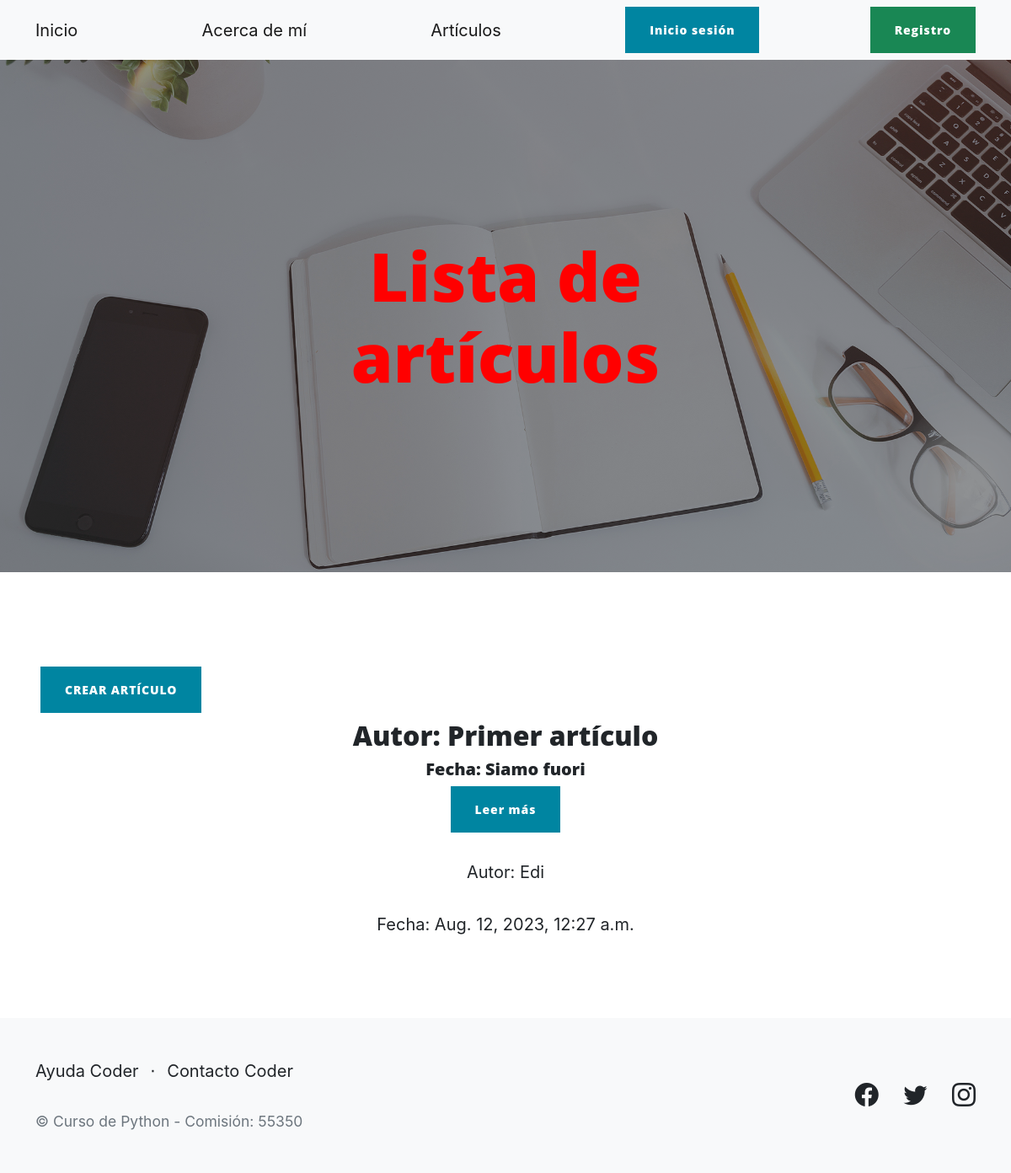
The app's page /pages/lista_articulos with its own data.
### pr_blogapp/models.py (models this page shows, shortened)
class Articulo(models.Model):
    titulo = models.CharField(max_length=200)
    subtitulo = models.CharField(max_length=200)
    cuerpo = models.TextField()
    autor = models.ForeignKey(User, on_delete=models.CASCADE)
    fecha = models.DateTimeField(auto_now_add=True)
    imagen = models.ImageField(upload_to='articulos', blank=True, null=True)

### pr_blogapp/views.py (the view)
# urls.py: path('lista_articulos', ListaArticulosView.as_view(), name='lista_articulos'),
class ListaArticulosView(ListView):
    model = Articulo
    template_name = 'pr_blogapp/lista_articulos.html'
    context_object_name = 'articulos'
    ordering = ['-fecha']

### pr_blogapp/templates/pr_blogapp/lista_articulos.html (shortened to what this page needs)
{% extends "base.html" %}
{% block titulo %}
<h1> Lista de artículos </h1>
{% endblock %}
{% block contenido %}
<form method="post">
<h1><a class="btn btn-primary" href="{% url 'crear_articulo' %}">CREAR ARTÍCULO</a></h1>
<div style="text-align: center;">
{% if articulos|length %}
  {% for articulo in articulos %}
    <div class="articulo">
      <h2>Autor: {{ articulo.titulo }}</h2>
      <h5>Fecha: {{ articulo.subtitulo }}</h5>
      <h8><a class="btn btn-primary" href="{% url 'detalle_articulo' articulo.pk %}">Leer más</a></h8>
      <p>Autor: {{ articulo.autor }}</p>
      <p>Fecha: {{ articulo.fecha }}</p>
    </div>
  {% endfor %}
{% else %} <h5>No hay entradas aún.</h5>
{% endif %}
{% endblock %}

### templates_base/base.html (style rules this page uses)
.site-heading h1 { color: red; }

### records on screen
Articulo: titulo "Primer artículo", subtitulo "Siamo fuori", autor "Edi", fecha "Aug. 12, 2023, 12:27 a.m."
